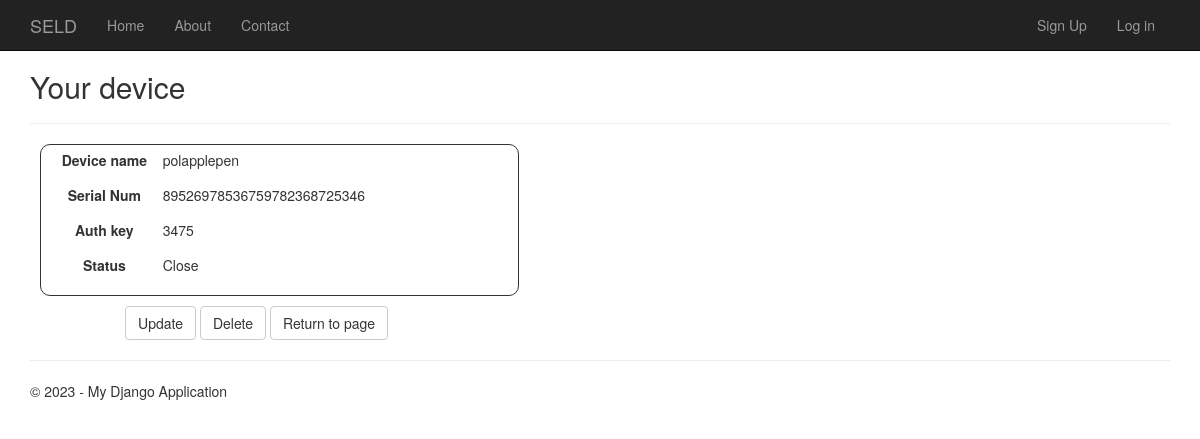
The page /your_device/12/ on the database as committed earlier.
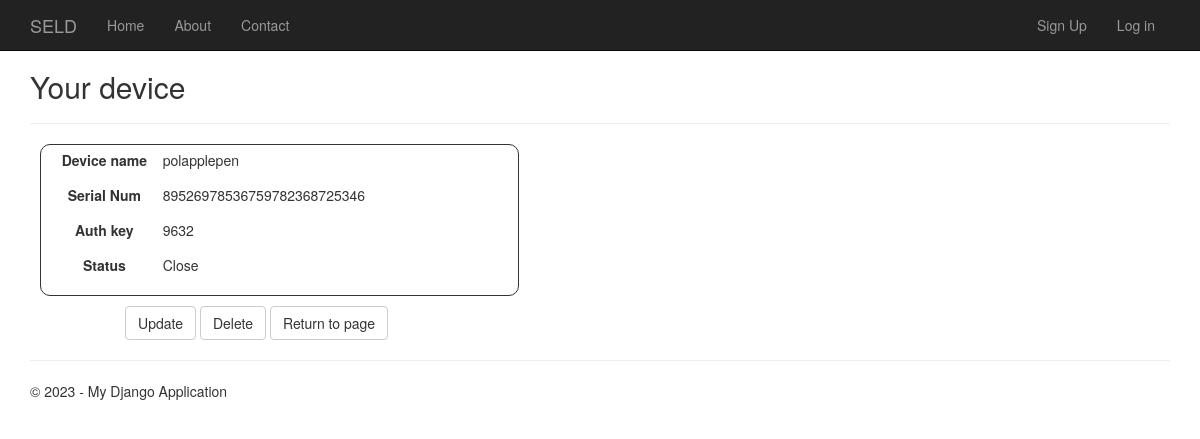
The same page on the database as committed later.
### app/models.py (models this page shows, shortened)
class DeviceModel(models.Model):
    device_name = models.CharField(max_length=255)
    serial_num = models.CharField(max_length=255)
    auth_key = models.IntegerField(null=False)
    status = models.CharField(max_length=10, default="Close")
    user = UserForeignKey(auto_user_add=True)
    objects = models.Manager()

### app/views.py (the view)
class DeviceDetailView(DetailView):
    model = DeviceModel
    template_name = 'app/your_device.html'
    context_object_name = 'data'

### app/templates/app/your_device.html
{% extends 'app/layout.html'%}
{% block content %}
<h2>Your device</h2>
<hr />
<div class="block-form">
    <div class="form-group">
        <label class="col-md-3 lining control-label">Device name</label>
        <div class="col-md-20">
            {{ data.device_name }}
        </div>
    </div>
    <div class="form-group">
        <label class="col-md-3 lining control-label">Serial Num</label>
        <div class="col-md-20">
            {{ data.serial_num }}
        </div>
    </div>
    <div class="form-group">
        <label class="col-md-3 lining control-label">Auth key</label>
        <div class="col-md-20">
            {{ data.auth_key }}
        </div>
    </div>
    <div class="form-group">
        <label class="col-md-3 lining control-label">Status</label>
        <div class="col-md-20">
            {{ data.status }}
        </div>
    </div>
</div>
<div>
    <a href="{% url 'update_form' data.id %}" class="col-md-offset-1 btn btn-default">Update</a>
    <a href="{% url 'delete_form' data.id %}" class="col-md-offset btn btn-default">Delete</a>
    <a href="{% url 'devices' %}" class="col-md-offset btn btn-default">Return to page</a>
</div>
{% endblock %}

Rows that differ between the two databases and show on the page:
changed DeviceModel "polapplepen": auth_key "3475" → "9632"
